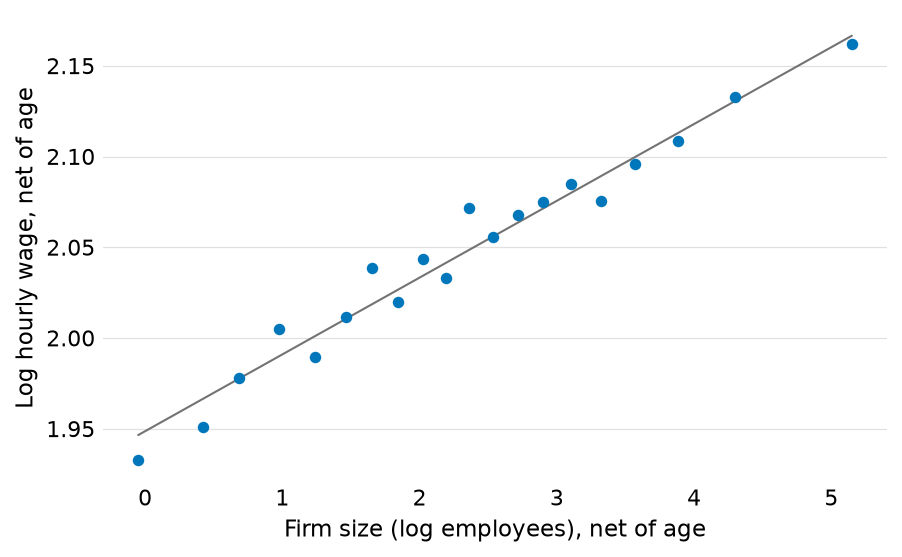

The script that saved this image:
"""Binned scatter: mean wages within twenty quantile bins of firm size,
net of a control, with the fitted slope, from synthetic data.

    uv run python docs/gallery/binned_scatter.py

Writes binned_scatter.png beside this script and fails if any label
overlaps something or runs off the figure.
"""

from pathlib import Path

import matplotlib.pyplot as plt
import numpy as np

import figtools as ft


def main():
    ft.setup()
    rng = np.random.default_rng(5)

    # Twenty thousand workers. Older workers sit in larger firms and earn
    # more, so the raw size gradient overstates the one at a given age.
    n = 20_000
    age = rng.uniform(20, 65, n)
    size = np.clip(rng.normal(2.2 + 0.03 * (age - 40), 1.4, n), 0, None)
    wage = (1.9 + 0.06 * size - 0.003 * size ** 2 + 0.012 * (age - 40)
            + rng.normal(0, 0.35, n))

    fig, ax = plt.subplots(figsize=(5.9, 3.6))
    ft.binscatter(ax, size, wage, controls=age)
    ax.set_xlabel('Firm size (log employees), net of age')
    ax.set_ylabel('Log hourly wage, net of age')

    found = ft.collisions(fig)
    if found:
        raise SystemExit(f'binned_scatter: labels collide: {found}')
    fig.savefig(Path(__file__).with_suffix('.png'), dpi=150)


if __name__ == '__main__':
    main()
